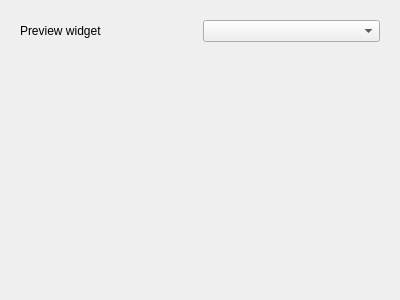
<?xml version="1.0" encoding="UTF-8"?>
<ui version="4.0">
 <class>VisualEditing</class>
 <widget class="QWidget" name="VisualEditing">
  <property name="geometry">
   <rect>
    <x>0</x>
    <y>0</y>
    <width>400</width>
    <height>300</height>
   </rect>
  </property>
  <property name="windowTitle">
   <string>Form</string>
  </property>
  <layout class="QVBoxLayout" name="verticalLayout_2">
   <item>
    <widget class="QWidget" name="toolPanel" native="true">
     <layout class="QHBoxLayout" name="horizontalLayout">
      <item>
       <widget class="QLabel" name="label">
        <property name="text">
         <string>Preview widget</string>
        </property>
       </widget>
      </item>
      <item>
       <widget class="QComboBox" name="previewWidgetSelector"/>
      </item>
     </layout>
    </widget>
   </item>
   <item>
    <widget class="QWidget" name="ceguiPreview" native="true">
     <property name="sizePolicy">
      <sizepolicy hsizetype="Preferred" vsizetype="Expanding">
       <horstretch>0</horstretch>
       <verstretch>0</verstretch>
      </sizepolicy>
     </property>
    </widget>
   </item>
  </layout>
 </widget>
 <resources/>
 <connections/>
</ui>
